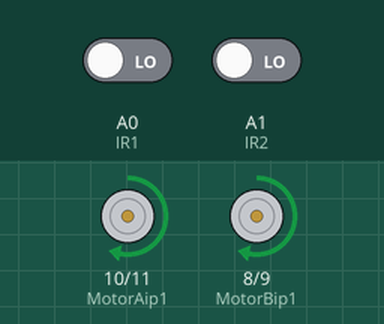
Simulated run of this sketch. Board: Arduino Uno, built with avr-gcc and run on an emulated ATmega328P. Parts: motor-driver pin pairs drawn as motors (green arrow = first pin HIGH = forward, orange = second pin HIGH = backward, longer = more drive, scaled by the enable pin). The test bench sets the inputs (shaded band); at power-on: A0 (IR1) LOW, A1 (IR2) LOW.

Above: at 1.2 s.
1.3 s: A0 (IR1) driven HIGH
At 2.4 s:
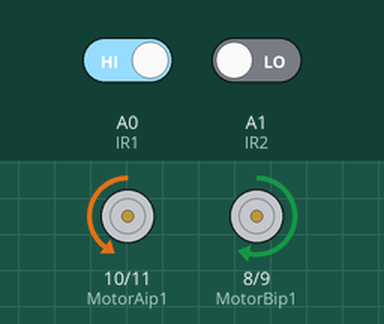
2.8 s: A1 (IR2) driven HIGH
At 3.6 s:
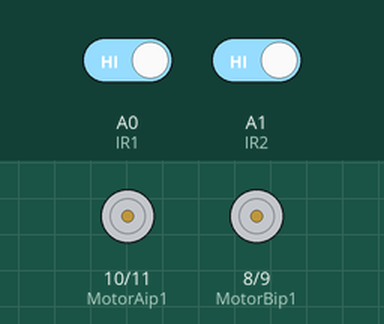
4.3 s: A0 (IR1) driven LOW
At 4.7 s:
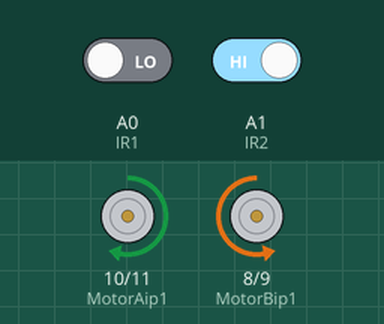
5.8 s: A1 (IR2) driven LOW
At 7.1 s:
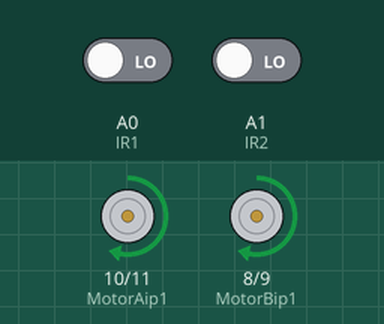
Timing chart, 0 to 8.3 s (numbered marks = the images above; inputs shaded):
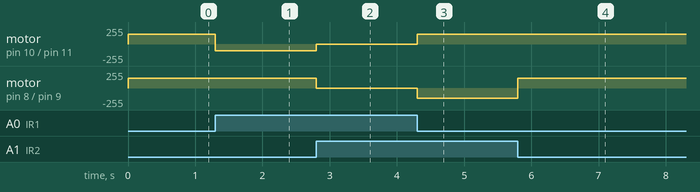

Measured:
- after the input at 1.3 s, motor on pin 10 (MotorAip1) / pin 11 (MotorAip2): forward 150/255 → backward 100/255 at once
- after the input at 2.8 s, motor on pin 10 (MotorAip1) / pin 11 (MotorAip2): backward 100/255 → stopped at once; motor on pin 8 (MotorBip1) / pin 9 (MotorBip2): forward 150/255 → stopped at once
- after the input at 4.3 s, motor on pin 10 (MotorAip1) / pin 11 (MotorAip2): stopped → forward 150/255 at once; motor on pin 8 (MotorBip1) / pin 9 (MotorBip2): stopped → backward 150/255 at once
- after the input at 5.8 s, motor on pin 8 (MotorBip1) / pin 9 (MotorBip2): backward 150/255 → forward 150/255 at once

The sketch:

linefillowercar.ino
```cpp
// Black Line Follower
int IR1 = A0;  //Right sensor
int IR2 = A1;  //left Sensor
// motor one
int enA = 5;  //Right motor
int MotorAip1 = 10;
int MotorAip2 = 11;
// motor two
int enB = 6;  //Left motor
int MotorBip1 = 8;
int MotorBip2 = 9;
void setup() {
  // put your setup code here, to run once:
  //pinMode(enA, OUTPUT);
  //pinMode(enB, OUTPUT);
  pinMode(IR1, INPUT);
  pinMode(IR2, INPUT);
  pinMode(MotorAip1, OUTPUT);
  pinMode(MotorAip2, OUTPUT);
  pinMode(MotorBip1, OUTPUT);
  pinMode(MotorBip2, OUTPUT);
}
void loop() {
  if (digitalRead(IR1) == HIGH && digitalRead(IR2) == HIGH)  //IR will not glow on black line
  {
    //Stop both Motors
    digitalWrite(MotorAip1, LOW);
    digitalWrite(MotorAip2, LOW);
    digitalWrite(MotorBip1, LOW);
    digitalWrite(MotorBip2, LOW);
    analogWrite(enA, 0);
    analogWrite(enB, 0);
  }

  else if (digitalRead(IR1) == LOW && digitalRead(IR2) == LOW)  //IR not on black line
  {
    //Move both the Motors
    digitalWrite(MotorAip1, HIGH);
    digitalWrite(MotorAip2, LOW);
    digitalWrite(MotorBip1, HIGH);
    digitalWrite(MotorBip2, LOW);
    analogWrite(enA, 150);
    analogWrite(enB, 150);
  }

  else if (digitalRead(IR1) == LOW && digitalRead(IR2) == HIGH) {
    //Tilt robot towards left by stopping the left wheel and moving the right one
    digitalWrite(MotorAip1, HIGH);
    digitalWrite(MotorAip2, LOW);
    digitalWrite(MotorBip1, LOW);
    digitalWrite(MotorBip2, HIGH);
    analogWrite(enA, 150);
    analogWrite(enB, 100);
    delay(100);
  }

  else if (digitalRead(IR1) == HIGH && digitalRead(IR2) == LOW) {
    //Tilt robot towards right by stopping the right wheel and moving the left one
    digitalWrite(MotorAip1, LOW);  // If I want to turn right then the speed of the right wheel should be less than that of the left wheel, here, let a be the right wheel
    digitalWrite(MotorAip2, HIGH);
    digitalWrite(MotorBip1, HIGH);
    digitalWrite(MotorBip2, LOW);
    analogWrite(enA, 100);
    analogWrite(enB, 150);
    delay(100);
  }

  else {
    //Stop both the motors
    digitalWrite(MotorAip1, LOW);
    digitalWrite(MotorAip2, LOW);
    digitalWrite(MotorBip1, LOW);
    digitalWrite(MotorBip2, LOW);
    analogWrite(enA, 0);
    analogWrite(enB, 0);
  }
}
```
